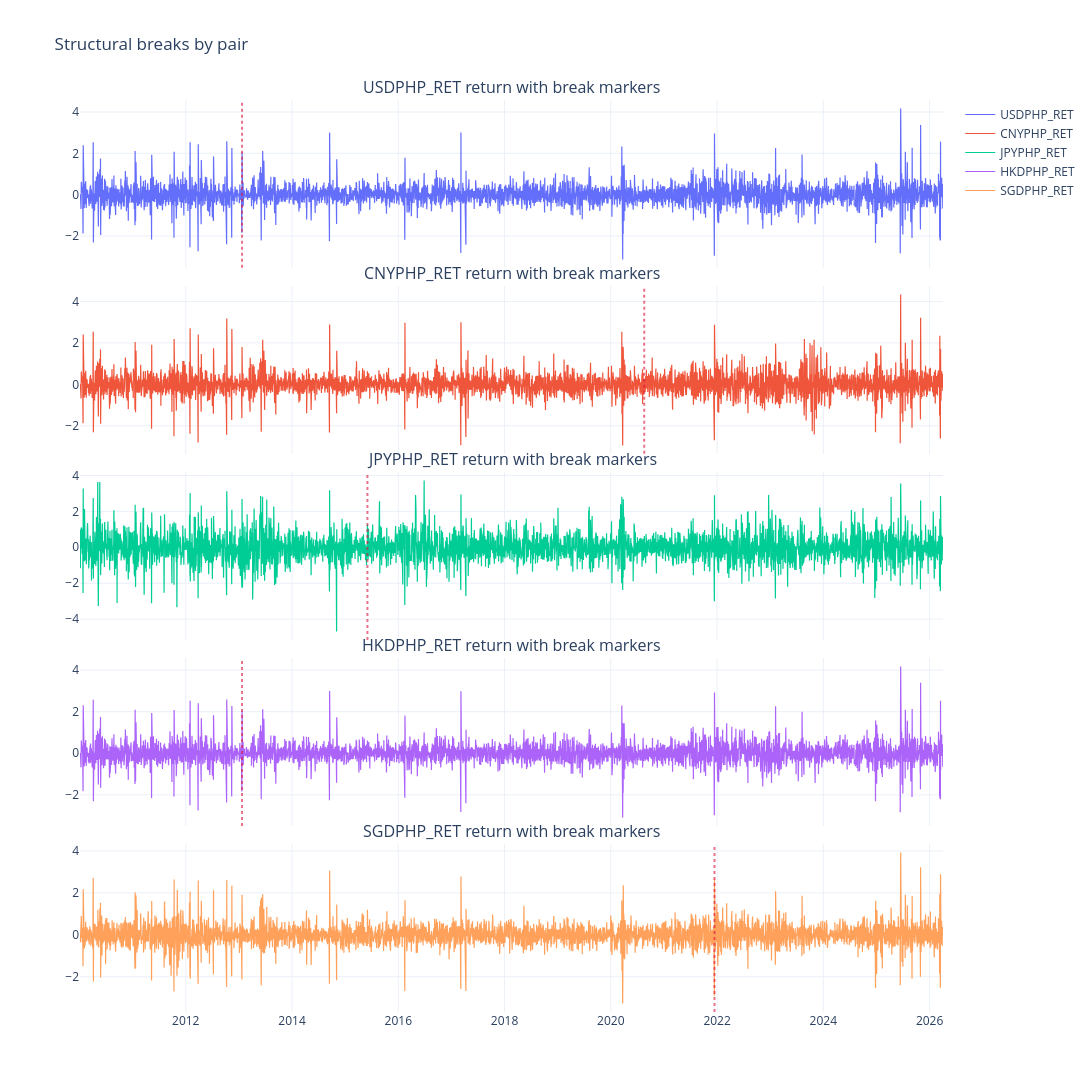

Here is the notebook cell this chart was saved with:
### Markdown cell above
#### Interpretation
This breakpoint summary reports possible regime changes. Focus on break dates that align with macro or policy events, because these indicate parameter instability risk for models trained on the full sample.

### Code cell
fig_break = make_subplots(rows=len(ret_cols), cols=1, shared_xaxes=True, vertical_spacing=0.02,
                          subplot_titles=[f'{c} return with break markers' for c in ret_cols])

for i, c in enumerate(ret_cols, start=1):
    s = ret_df[c]
    fig_break.add_trace(go.Scatter(x=s.index, y=s.values, mode='lines', name=c, line=dict(width=1.2)), row=i, col=1)
    marks = breaks_df[breaks_df['Pair'] == c]['break_date'].dropna().unique().tolist()
    for dt in marks:
        fig_break.add_vline(x=dt, line_color='crimson', line_dash='dot', opacity=0.6, row=i, col=1)

fig_break.update_layout(height=240 * len(ret_cols), width=1200, template='plotly_white', title='Structural breaks by pair')
fig_break.show()
fig_break.write_html(str(diagnostics_dir / 'structural_breaks_plot.html'))

### Figure 1 — Plotly figure (JSON) as saved in the notebook; plotly's stock layout.template omitted (floating-point values rounded to 4 significant figures; data arrays with more than 128 entries replaced by an {"elided": "..."} marker saying what was removed)
{"data": [{"line": {"width": 1.2}, "mode": "lines", "name": "USDPHP_RET", "type": "scatter", "x": {"elided": "4230 str values"}, "xaxis": "x", "y": {"elided": "4230 float values"}, "yaxis": "y"}, {"line": {"width": 1.2}, "mode": "lines", "name": "CNYPHP_RET", "type": "scatter", "x": {"elided": "4230 str values"}, "xaxis": "x2", "y": {"elided": "4230 float values"}, "yaxis": "y2"}, {"line": {"width": 1.2}, "mode": "lines", "name": "JPYPHP_RET", "type": "scatter", "x": {"elided": "4230 str values"}, "xaxis": "x3", "y": {"elided": "4230 float values"}, "yaxis": "y3"}, {"line": {"width": 1.2}, "mode": "lines", "name": "HKDPHP_RET", "type": "scatter", "x": {"elided": "4230 str values"}, "xaxis": "x4", "y": {"elided": "4230 float values"}, "yaxis": "y4"}, {"line": {"width": 1.2}, "mode": "lines", "name": "SGDPHP_RET", "type": "scatter", "x": {"elided": "4230 str values"}, "xaxis": "x5", "y": {"elided": "4230 float values"}, "yaxis": "y5"}], "layout": {"annotations": [{"font": {"size": 16}, "showarrow": false, "text": "USDPHP_RET return with break markers", "x": 0.5, "xanchor": "center", "xref": "paper", "y": 1, "yanchor": "bottom", "yref": "paper"}, {"font": {"size": 16}, "showarrow": false, "text": "CNYPHP_RET return with break markers", "x": 0.5, "xanchor": "center", "xref": "paper", "y": 0.796, "yanchor": "bottom", "yref": "paper"}, {"font": {"size": 16}, "showarrow": false, "text": "JPYPHP_RET return with break markers", "x": 0.5, "xanchor": "center", "xref": "paper", "y": 0.592, "yanchor": "bottom", "yref": "paper"}, {"font": {"size": 16}, "showarrow": false, "text": "HKDPHP_RET return with break markers", "x": 0.5, "xanchor": "center", "xref": "paper", "y": 0.388, "yanchor": "bottom", "yref": "paper"}, {"font": {"size": 16}, "showarrow": false, "text": "SGDPHP_RET return with break markers", "x": 0.5, "xanchor": "center", "xref": "paper", "y": 0.184, "yanchor": "bottom", "yref": "paper"}], "height": 1200, "shapes": [{"line": {"color": "crimson", "dash": "dot"}, "opacity": 0.6, "type": "line", "x0": "2013-01-22T00:00:00", "x1": "2013-01-22T00:00:00", "xref": "x", "y0": 0, "y1": 1, "yref": "y domain"}, {"line": {"color": "crimson", "dash": "dot"}, "opacity": 0.6, "type": "line", "x0": "2020-08-18T00:00:00", "x1": "2020-08-18T00:00:00", "xref": "x2", "y0": 0, "y1": 1, "yref": "y2 domain"}, {"line": {"color": "crimson", "dash": "dot"}, "opacity": 0.6, "type": "line", "x0": "2015-06-03T00:00:00", "x1": "2015-06-03T00:00:00", "xref": "x3", "y0": 0, "y1": 1, "yref": "y3 domain"}, {"line": {"color": "crimson", "dash": "dot"}, "opacity": 0.6, "type": "line", "x0": "2013-01-22T00:00:00", "x1": "2013-01-22T00:00:00", "xref": "x4", "y0": 0, "y1": 1, "yref": "y4 domain"}, {"line": {"color": "crimson", "dash": "dot"}, "opacity": 0.6, "type": "line", "x0": "2021-12-14T00:00:00", "x1": "2021-12-14T00:00:00", "xref": "x5", "y0": 0, "y1": 1, "yref": "y5 domain"}], "title": {"text": "Structural breaks by pair"}, "width": 1200, "xaxis": {"anchor": "y", "domain": [0, 1], "matches": "x5", "showticklabels": false}, "xaxis2": {"anchor": "y2", "domain": [0, 1], "matches": "x5", "showticklabels": false}, "xaxis3": {"anchor": "y3", "domain": [0, 1], "matches": "x5", "showticklabels": false}, "xaxis4": {"anchor": "y4", "domain": [0, 1], "matches": "x5", "showticklabels": false}, "xaxis5": {"anchor": "y5", "domain": [0, 1]}, "yaxis": {"anchor": "x", "domain": [0.816, 1]}, "yaxis2": {"anchor": "x2", "domain": [0.612, 0.796]}, "yaxis3": {"anchor": "x3", "domain": [0.408, 0.592]}, "yaxis4": {"anchor": "x4", "domain": [0.204, 0.388]}, "yaxis5": {"anchor": "x5", "domain": [0, 0.184]}}}
